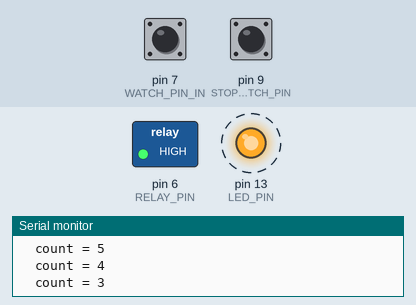
This sketch was run on a simulated Arduino Uno, built with avr-gcc and run on an emulated ATmega328P. Parts: switched loads named in the sketch (green lamp = pin HIGH), output pins drawn as LEDs (lit = HIGH), the last lines printed to the serial monitor. Dashed ring = blinking. The test bench sets the inputs (shaded band); at power-on: pin 9 (STOP_WATCH_PIN) HIGH, pin 7 (WATCH_PIN_IN) HIGH.

Above: at 4.2 s.
4.3 s: pin 9 (STOP_WATCH_PIN) pulled LOW for 3.2 s
At 8.4 s:
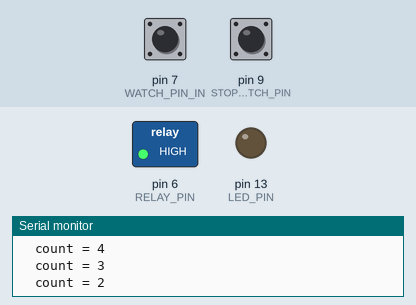
9.5 s: pin 7 (WATCH_PIN_IN) pulled LOW for 1 s
At 11.8 s:
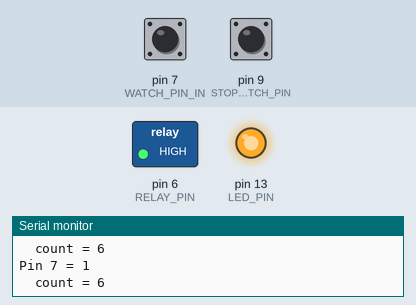
12.5 s: pin 7 (WATCH_PIN_IN) pulled LOW for 3.2 s
At 22.4 s:
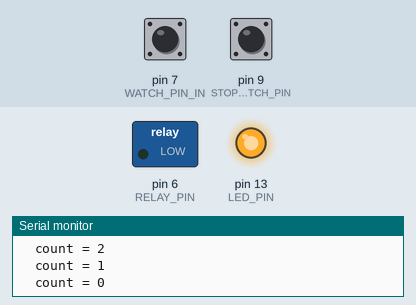
Timing chart, 0 to 30.5 s (numbered marks = the images above; inputs shaded):
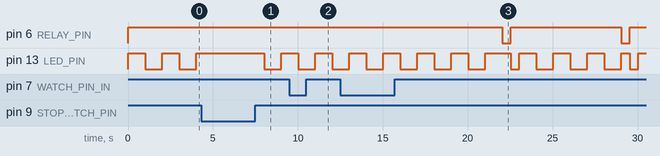

The sketch:

Supervisor.ino
```cpp
#define DUE_TIME_OUT    7 // период ожидания сигнала дуе (сек)

#define RELAY_ON        0 // реле включается нулем
#define RELAY_OFF       1 // а выключается единицей

#define LED_PIN         13
#define STOP_WATCH_PIN  9 // 0 на этом входе останавливает наблюдение
#define WATCH_PIN_OUT   8 // идет на 27 пин дуе
#define WATCH_PIN_IN    7 // идет на 25 пин дуе
#define RELAY_PIN       6 // дуе подключена к нормально-замкнутому контакту реле
                          // чтобы ее перезагрузить, реле нужно включить

void setup(){
  Serial.begin(9600);
  Serial.print("Start\n");

  pinMode(LED_PIN, OUTPUT);
  digitalWrite(LED_PIN, HIGH);

  pinMode(RELAY_PIN, OUTPUT);
  digitalWrite(RELAY_PIN, RELAY_OFF);

  pinMode(WATCH_PIN_IN, INPUT);
  digitalWrite(WATCH_PIN_IN, HIGH);

  pinMode(STOP_WATCH_PIN, INPUT);
  digitalWrite(STOP_WATCH_PIN, HIGH);

  pinMode(WATCH_PIN_OUT, INPUT);    // пин должен быть в свободном состоянии для возможности ручной перезагрузки
  digitalWrite(WATCH_PIN_OUT, LOW); // на всякий случай выключаем подтягивающий резистор
}

long t = 0;
long count = DUE_TIME_OUT;
bool WatchIn, WatchOut;

void loop(){

  if (digitalRead(WATCH_PIN_IN) == WatchIn){              // ищем сигналы по 7 пину от дуе
    WatchIn = !WatchIn;
    Serial.println("Pin 7 = " + (String)digitalRead(WATCH_PIN_IN));
    count = DUE_TIME_OUT;                                 // если нашли - перезапускаем счетчик
  }

  if ((millis() - t) > 1000){                               // заходим сюда раз в секунту
    t = millis();

    if (digitalRead(STOP_WATCH_PIN)){
      digitalWrite(LED_PIN, !digitalRead(LED_PIN));           // моргаем светодиодом


      count--;
      Serial.println("  count = " + (String)count);
      if (count <= 0){                                        // если не нашли - перезагружаем дуе
        digitalWrite(RELAY_PIN, RELAY_ON);
        digitalWrite(LED_PIN, HIGH);                          // сигнал светодиодом
        delay(500);
        digitalWrite(LED_PIN, LOW);                           // сигнал светодиодом
        digitalWrite(RELAY_PIN, RELAY_OFF);

        pinMode(WATCH_PIN_OUT, OUTPUT);                       // переводим пин в режим выхода
        digitalWrite(WATCH_PIN_OUT, LOW);                     // нажимаем ресет, а то бывает не запускается
        delay(250);
        digitalWrite(WATCH_PIN_OUT, HIGH);                    // отпускаем ресет
        pinMode(WATCH_PIN_OUT, INPUT);                        // переводим пин в режим входа
        digitalWrite(WATCH_PIN_OUT, LOW);                     // отпускаем подтягивающий резистор
        count = DUE_TIME_OUT;                                 // и перезагружаем счетчик
      }
    }
  }

}
```

Measured:
- after the input at 4.3 s, pin 6 (RELAY_PIN): stays HIGH (without the input it goes to LOW after 2.7 s)
- after the input at 9.5 s, pin 6 (RELAY_PIN): stays HIGH (without the input it goes to LOW after 0.51 s)
